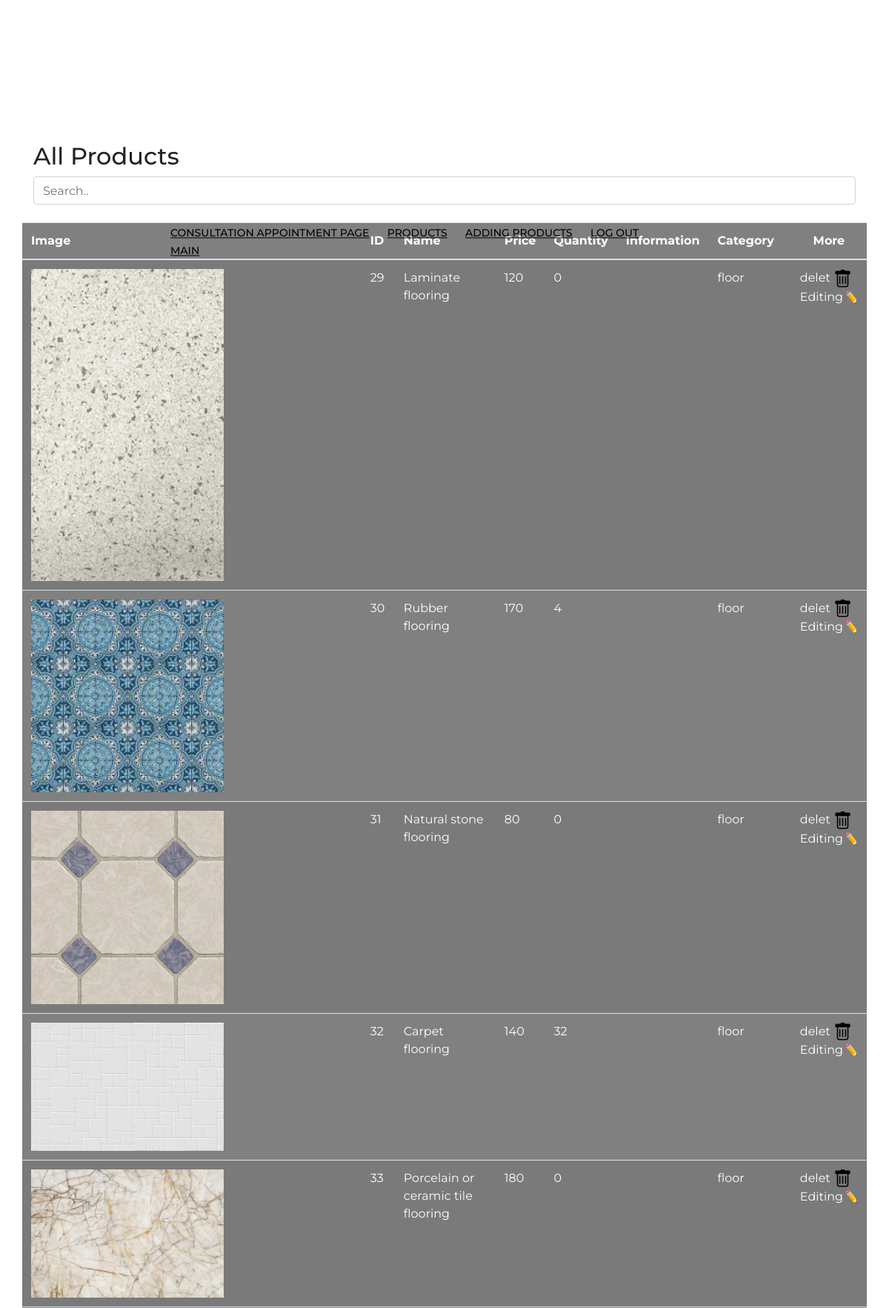
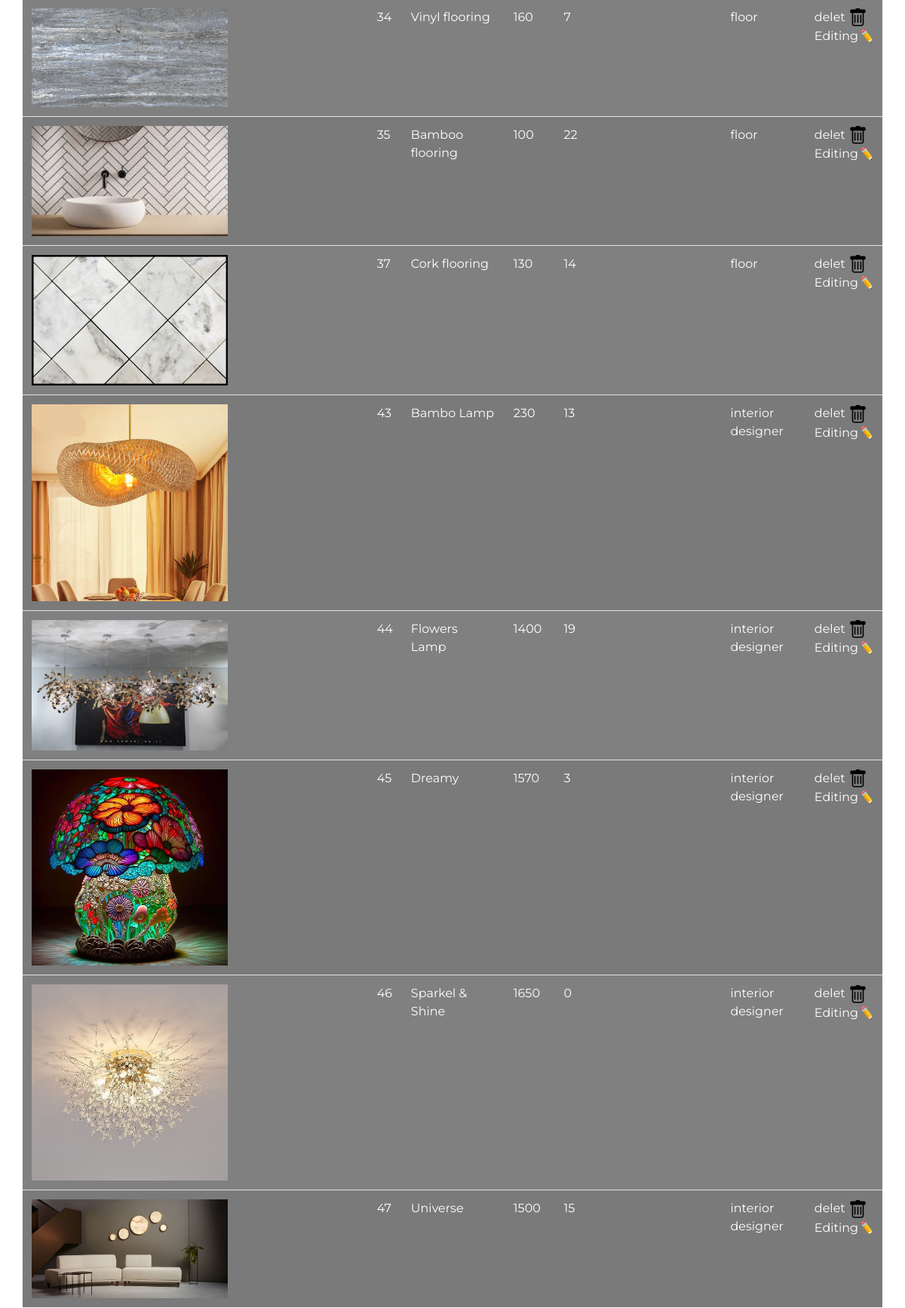
/admin/products.php (upper part), run on the app's committed database (2 pictures, top to bottom).
### tables this page shows
CREATE TABLE `product` (
  `id` int(11) NOT NULL,
  `name` varchar(250) NOT NULL,
  `image` varchar(1000) NOT NULL,
  `price` int(250) NOT NULL,
  `quantity` int(250) NOT NULL,
  `cat` varchar(250) NOT NULL,
  `detail` varchar(5000) NOT NULL,
  `sales_count` int(11) DEFAULT 0
);

### admin/products.php (the view, shortened to what this page needs)
<!DOCTYPE html>
<html lang="en">
<head>
    <link rel="stylesheet" href="https://maxcdn.bootstrapcdn.com/bootstrap/4.5.2/css/bootstrap.min.css">
</head>
<body style="background-image: url('product_images/white1.png'); background-size: cover; background-repeat: no-repeat; background-position: center;">
<?php include("nav.php"); ?>
<br><br><br><br><br><br><br><br>
<div class="container">
    <h2>All Products</h2>
        <input class="form-control" id="myInput" type="text" placeholder="Search..">
        <br>
        <div class="row col-md-13 col-md-offset-2 custyle">
            <?php
                $sql = "SELECT * FROM product";
                $result = mysqli_query($con, $sql);
            ?>
            <table class="table table-striped" style="color:#fff; background-color:gray;">
                <thead>
                    <tr>
                        <th>Image</th>
                        <th>ID</th>
                        <th>Name</th>
                        <th>Price</th>
                        <th>Quantity</th>
                        <th>Information</th>
                        <th>Category</th>
                        <th class="text-center">More</th>
                    </tr>
                </thead>
                <tbody id="myTable">
                    <?php
                        while ($row = mysqli_fetch_array($result)) {
                    ?>
                    <tr>
                        <td><img src="product_images/<?php echo $row['image']; ?>" style="width:60%;"></td>
                        <td><?php echo $row['id']; ?></td>
                        <td><?php echo $row['name']; ?></td>
                        <td><?php echo $row['price']; ?></td>
                        <td><?php echo $row['quantity']; ?></td>
                        <td><?php echo $row['detail']; ?></td>
                        <td><?php echo $row['cat']; ?></td>
                        <td>
                        <a href="erasure.php?id=<?php echo $row['id'];?>"style="color:#fff;" >delet<i class="bi bi-trash-o"></i>
  </a>
  <br>
  <a href="update.php?id=<?php echo $row['id'];?>"style="color:#fff;" >
  Editing<i class="bi bi-trash-o">✏️</i>
  </a>
                        </td>
                    </tr>
                    <?php
                        }
                    ?>
                </tbody>
            </table>
        </div>
    </div>
</body>
</html>

### admin/nav.php (style rules this page uses)
* { margin: 0; padding: 0; -webkit-box-sizing: border-box; box-sizing: border-box; }
body { background: white; font-family: "Montserrat", sans-serif; }

### data on the page
product: image (picture), id "29", name "Laminate flooring", price "120", quantity "0", cat "floor"
product: image (picture), id "30", name "Rubber flooring", price "170", quantity "4", cat "floor"
product: image (picture), id "31", name "Natural stone flooring", price "80", quantity "0", cat "floor"
product: image (picture), id "32", name "Carpet flooring", price "140", quantity "32", cat "floor"
product: image (picture), id "33", name "Porcelain or ceramic tile flooring", price "180", quantity "0", cat "floor"
product: image (picture), id "34", name "Vinyl flooring", price "160", quantity "7", cat "floor"
product: image (picture), id "35", name "Bamboo flooring", price "100", quantity "22", cat "floor"
product: image (picture), id "37", name "Cork flooring", price "130", quantity "14", cat "floor"
product: image (picture), id "43", name "Bambo Lamp", price "230", quantity "13", cat "interior designer"
product: image (picture), id "44", name "Flowers Lamp", price "1400", quantity "19", cat "interior designer"
product: image (picture), id "45", name "Dreamy", price "1570", quantity "3", cat "interior designer"
product: image (picture), id "46", name "Sparkel & Shine", price "1650", quantity "0", cat "interior designer"
product: image (picture), id "47", name "Universe", price "1500", quantity "15", cat "interior designer"
